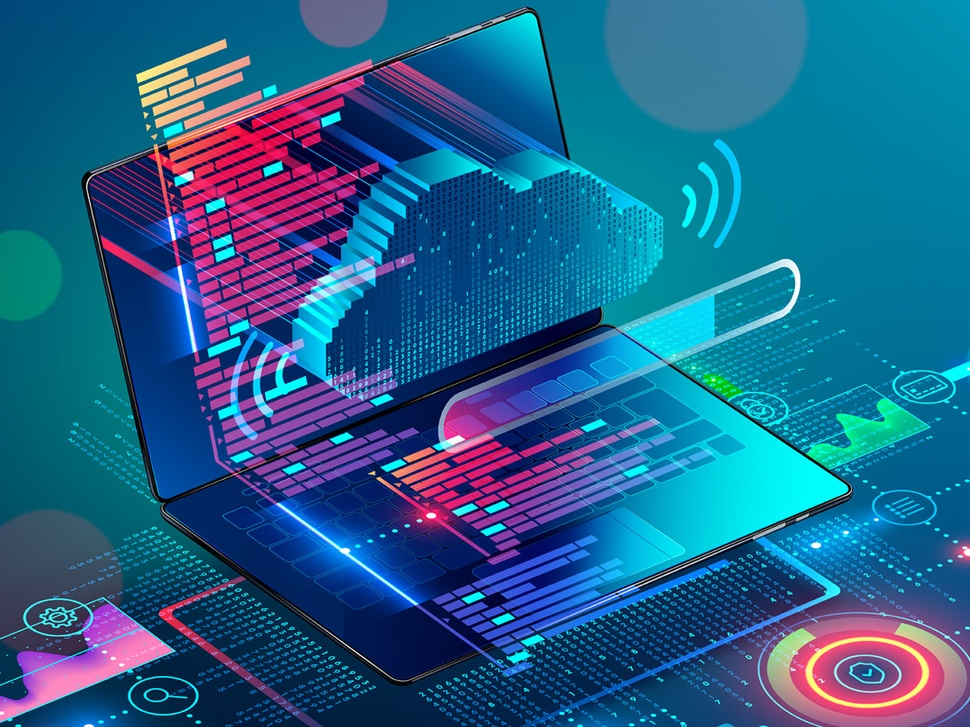
#> input picture Bootstrap Webiste/10.jpg, 970 x 727 px, shrunk from 1240 x 930 before the run
$ python -i filters.py   (imports and definitions only)   (older library calls are emulated)
#> lines starting #> are read from the running program, lines starting #| are printed output that depends on the picture
"""
filters.py -- Sobel edge detection

OVERALL THEORY EXPLAINED IN GENERAL:

--The project requires at least one real filter, not an identity filter.
--We use Sobel edge detection.

Sobel basically, detects strong brightness changes.
Strong brightness changes usually mean edges / object boundaries.

Example: dark wall next to bright window to big intensity jump to edge
--Sobel X detects vertical edges.
--Sobel Y detects horizontal edges, then we combine them using magnitude.
"""

import cv2
import numpy as np


def sobel_edge_detection(frame):
    """
    Applying Sobel edge detection to an RGB frame.
    --Input: frame = RGB camera image
    --Output: RGB edge image with 3 channels, so virtual camera can send it normally.
    """

    # Converting RGB image to grayscale because edge detection is based on intensity.
    gray = cv2.cvtColor(frame, cv2.COLOR_RGB2GRAY)
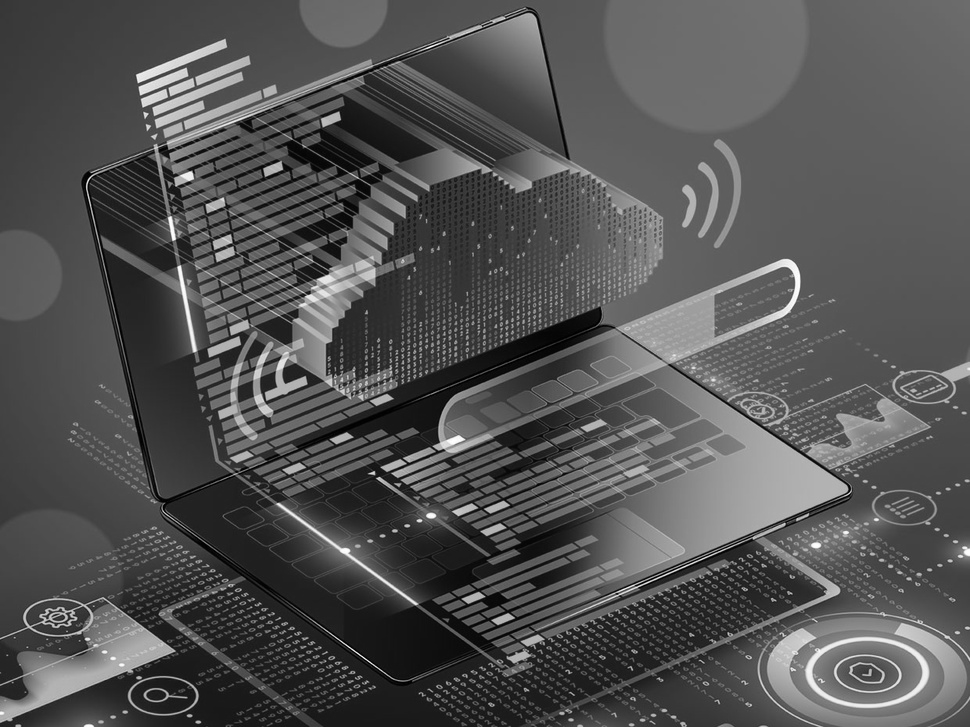
#> gray: shape (727, 970); min 0, max 255, mean 82.6

    # Sobel in x direction: detects left-right brightness changes.
    sobel_x = cv2.Sobel(gray, cv2.CV_64F, 1, 0, ksize=3)
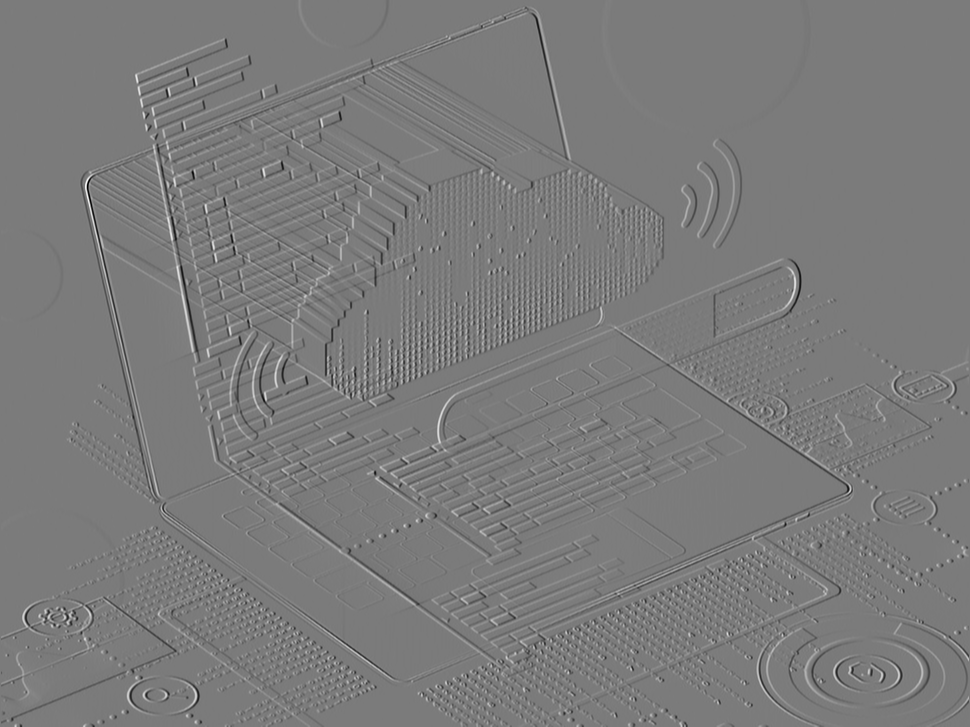
#> sobel_x: shape (727, 970) float64; min -802, max 856, mean 0.2; drawn with min black and max white

    # Sobel in y direction: detects up-down brightness changes.
    sobel_y = cv2.Sobel(gray, cv2.CV_64F, 0, 1, ksize=3)
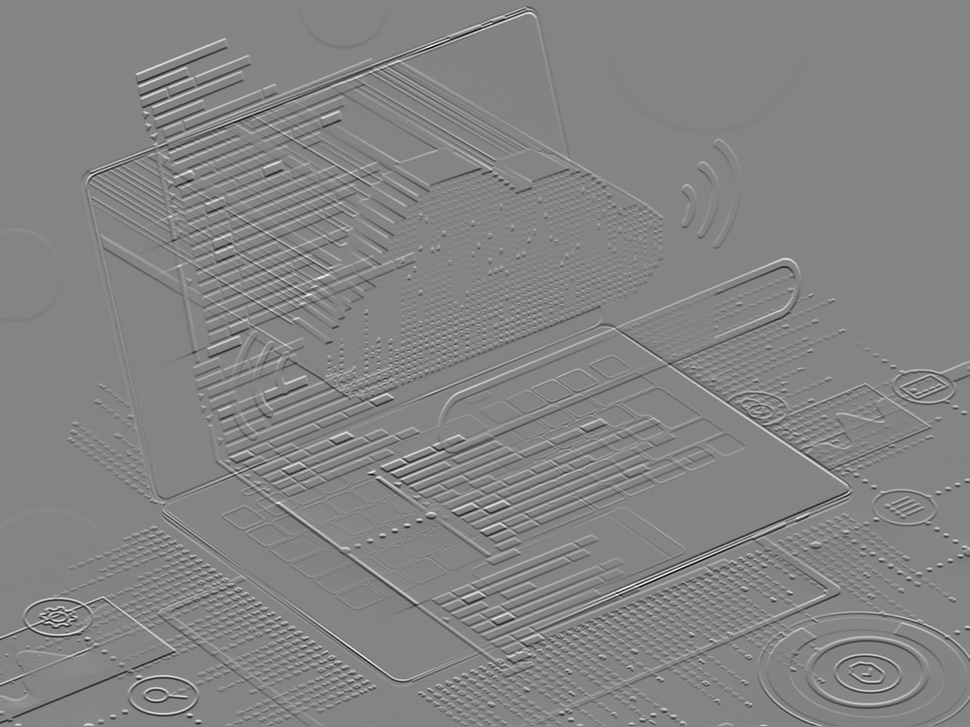
#> sobel_y: shape (727, 970) float64; min -906, max 838, mean -0.3; drawn with min black and max white

    # Combining both directions into one edge strength image.
    sobel_combined = cv2.magnitude(sobel_x, sobel_y)
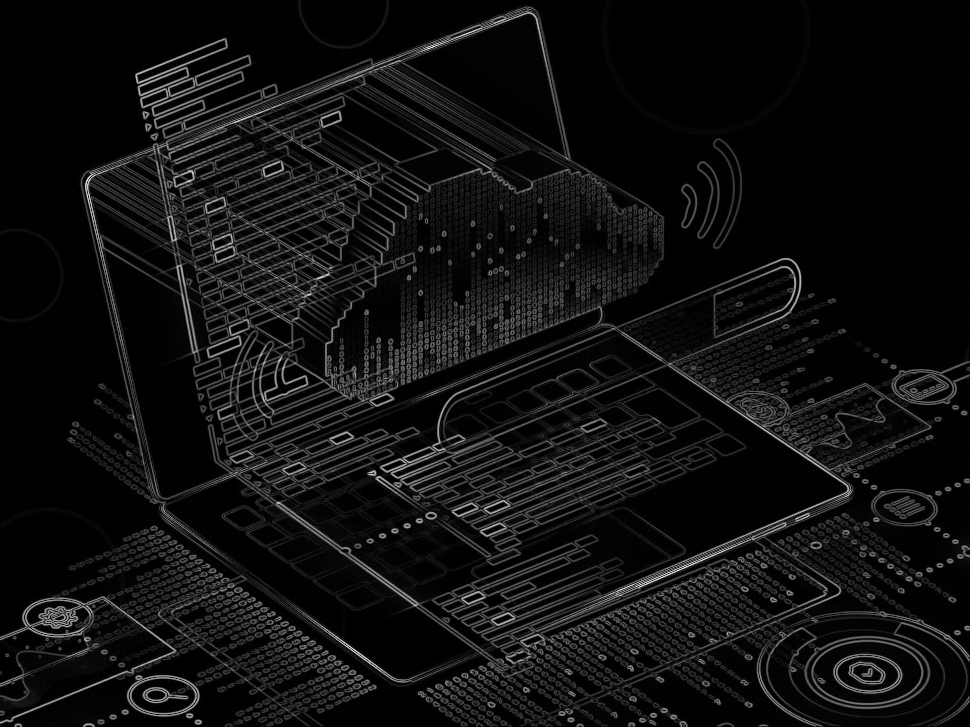
#> sobel_combined: shape (727, 970) float64; min 0, max 954.4, mean 61.6; drawn with min black and max white

    # Normalizing edge values into visible 0..255 range.
    sobel_combined = cv2.normalize(sobel_combined, None, 0, 255, cv2.NORM_MINMAX)

    # Converting from float to uint8 image format.
    sobel_uint8 = sobel_combined.astype(np.uint8)

    # Converting grayscale edge image back to RGB 3-channel image.
    sobel_rgb = cv2.cvtColor(sobel_uint8, cv2.COLOR_GRAY2RGB)

    return sobel_rgb

>>> import cv2
>>> picture = cv2.cvtColor(cv2.imread('../Bootstrap Webiste/10.jpg'), cv2.COLOR_BGR2RGB)
>>> result = sobel_edge_detection(picture)

$ run again, on Bootstrap Webiste/11.jpg
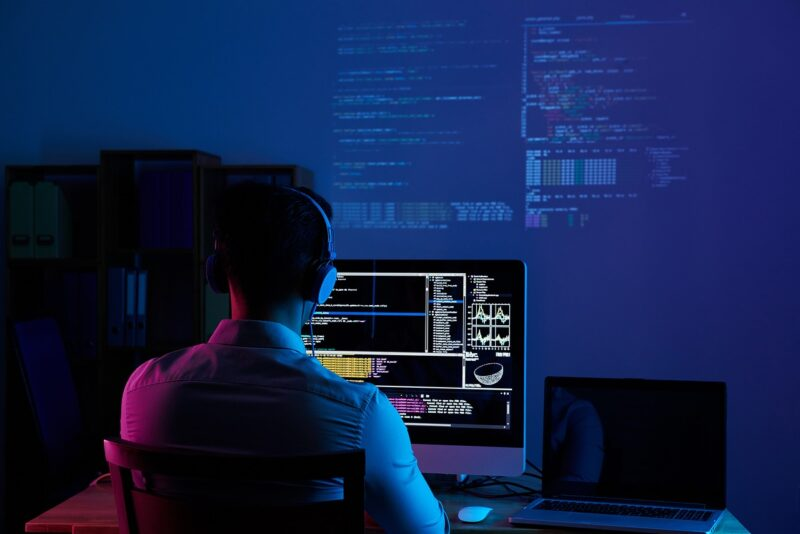
#> input picture Bootstrap Webiste/11.jpg, 800 x 534 px
#> in sobel_edge_detection, `sobel_y = cv2.Sobel(gray, cv2.CV_64F, 0, 1, ksize=3)`:
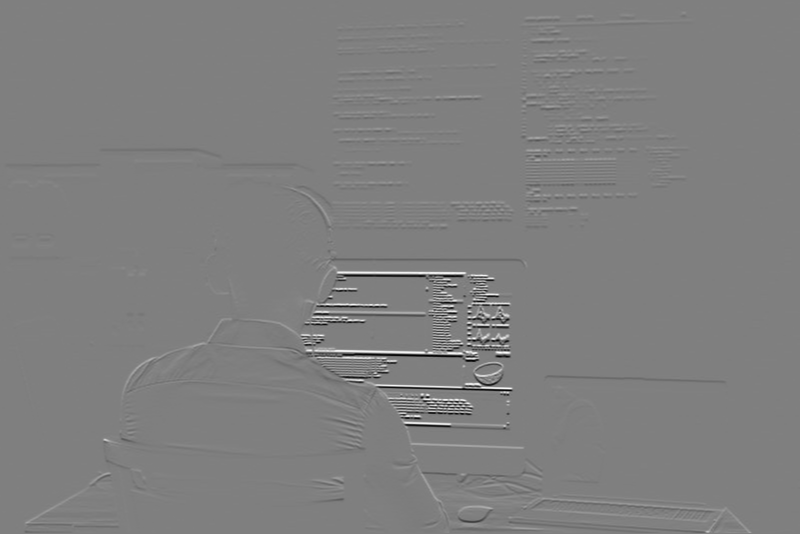
#> sobel_y: shape (534, 800) float64; min -912, max 911, mean -0.4; drawn with min black and max white
#> in sobel_edge_detection, `sobel_combined = cv2.magnitude(sobel_x, sobel_y)`:
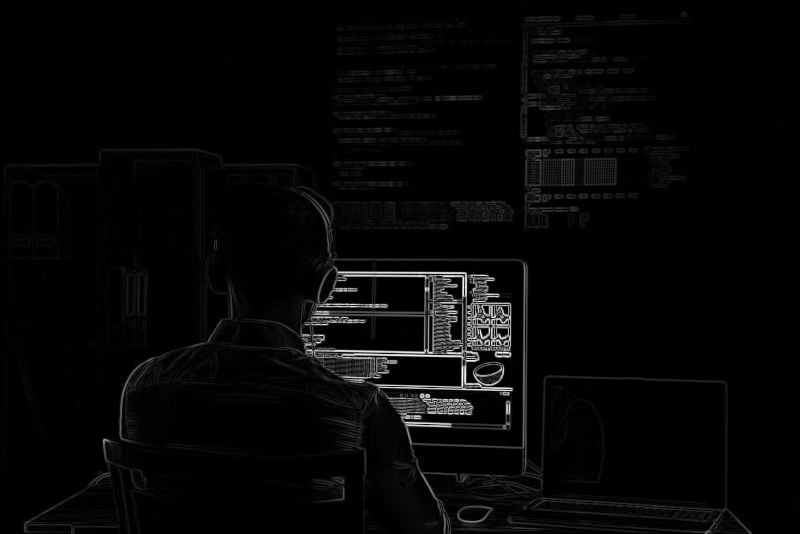
#> sobel_combined: shape (534, 800) float64; min 0, max 944.1, mean 25.2; drawn with min black and max white

$ run again, on Bootstrap Webiste/12.jpg
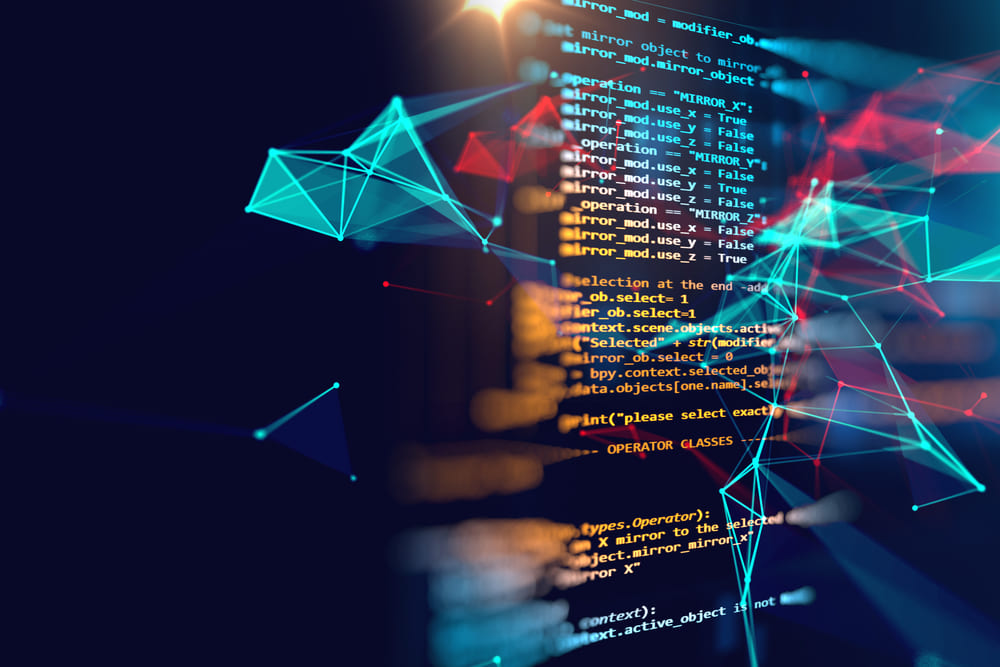
#> input picture Bootstrap Webiste/12.jpg, 1000 x 667 px
#> in sobel_edge_detection, `sobel_y = cv2.Sobel(gray, cv2.CV_64F, 0, 1, ksize=3)`:
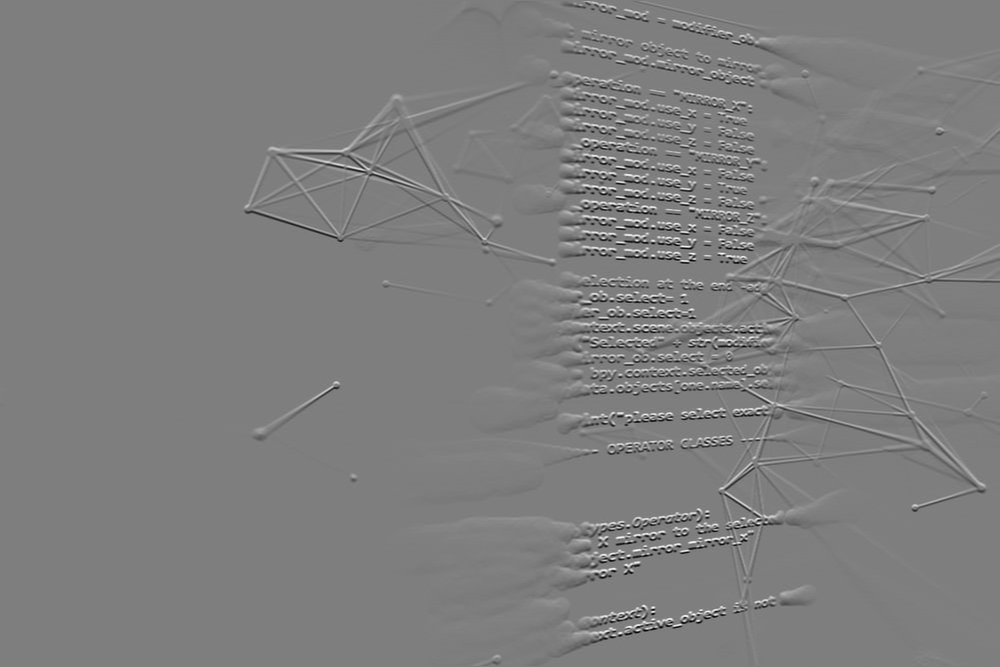
#> sobel_y: shape (667, 1000) float64; min -907, max 919, mean -0.3; drawn with min black and max white
#> in sobel_edge_detection, `sobel_combined = cv2.magnitude(sobel_x, sobel_y)`:
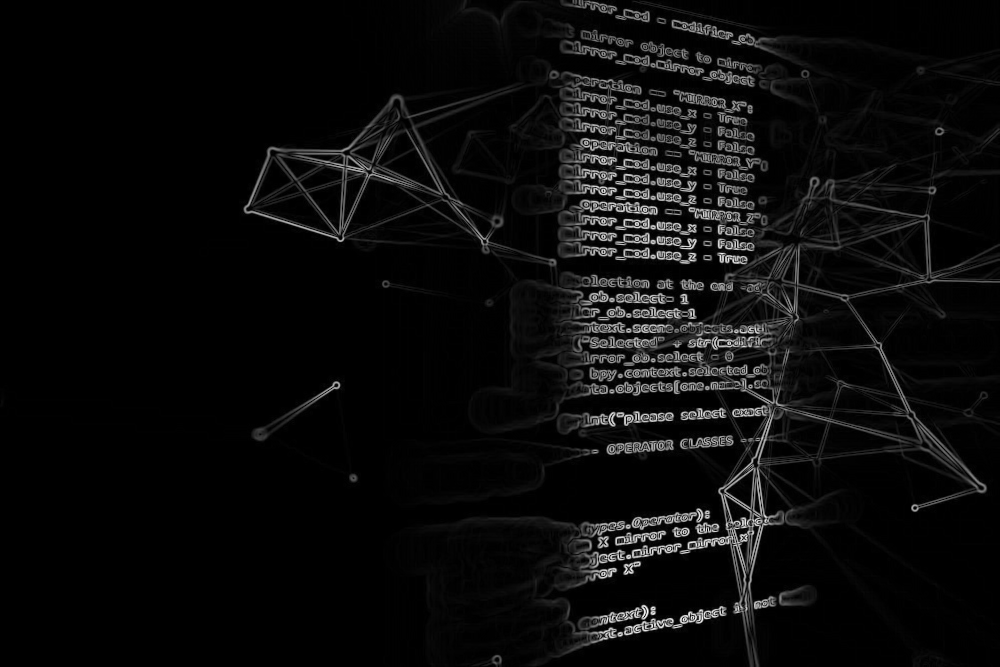
#> sobel_combined: shape (667, 1000) float64; min 0, max 984, mean 45.5; drawn with min black and max white

$ run again, on Bootstrap Webiste/1202.jpg
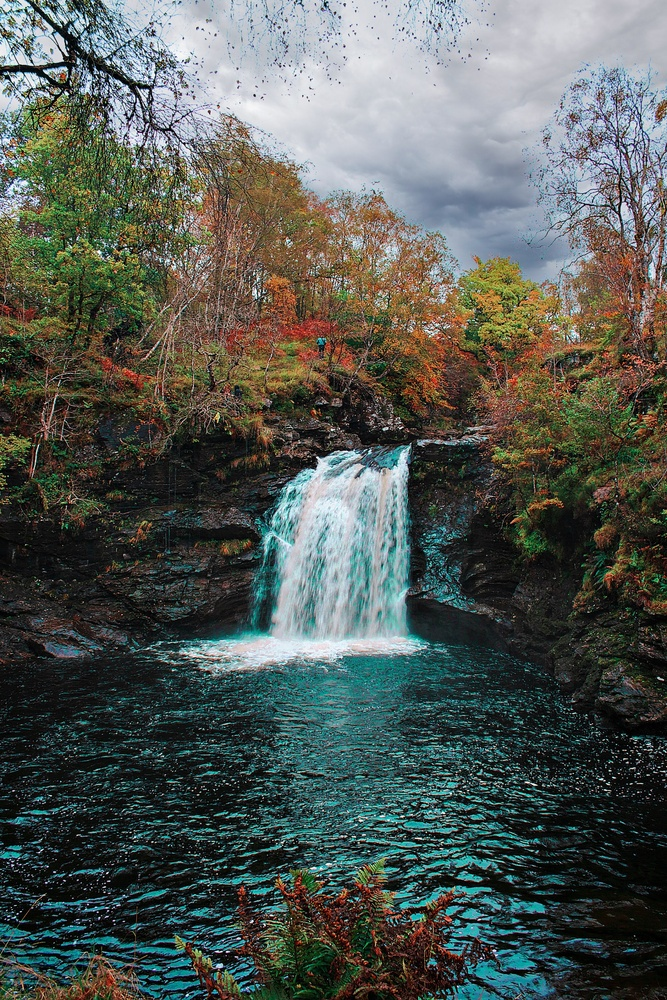
#> input picture Bootstrap Webiste/1202.jpg, 667 x 1000 px, shrunk from 2051 x 3077 before the run
#> in sobel_edge_detection, `sobel_y = cv2.Sobel(gray, cv2.CV_64F, 0, 1, ksize=3)`:
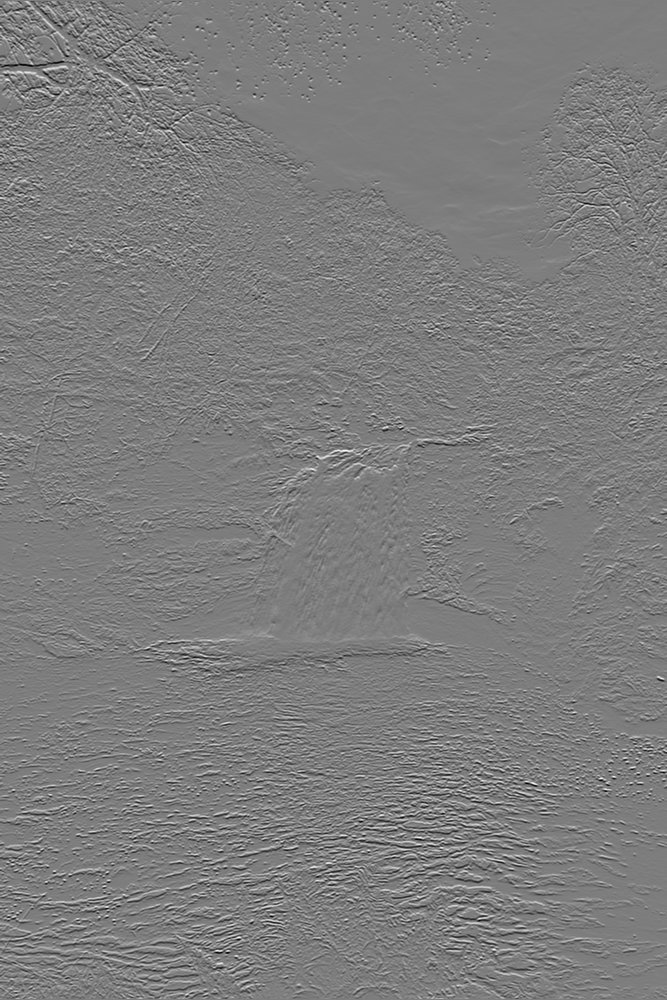
#> sobel_y: shape (1000, 667) float64; min -936, max 964, mean -1.1; drawn with min black and max white
#> in sobel_edge_detection, `sobel_combined = cv2.magnitude(sobel_x, sobel_y)`:
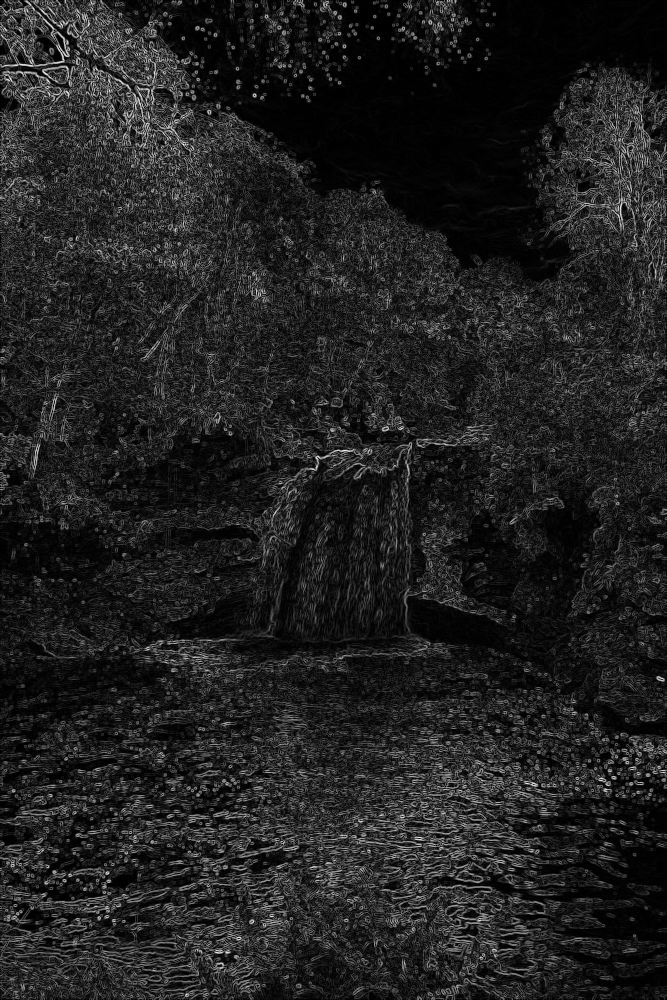
#> sobel_combined: shape (1000, 667) float64; min 0, max 1020.2, mean 134.5; drawn with min black and max white
